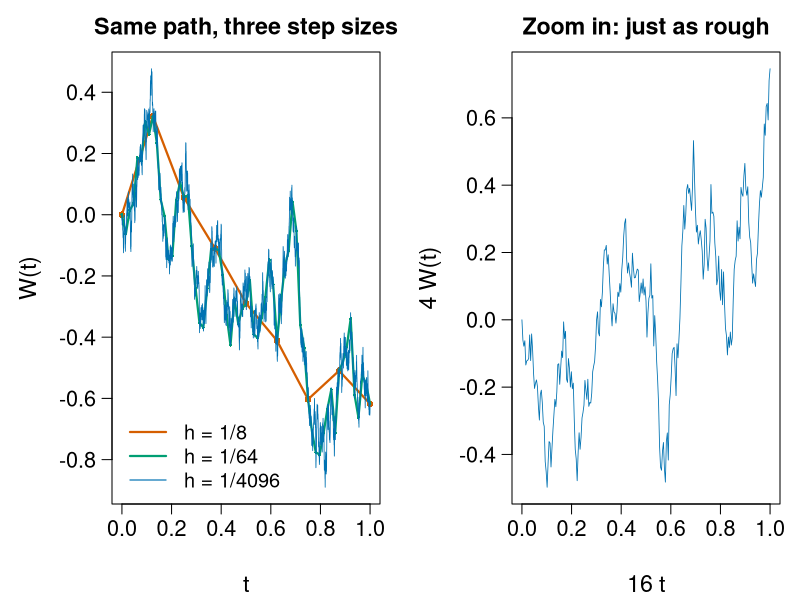
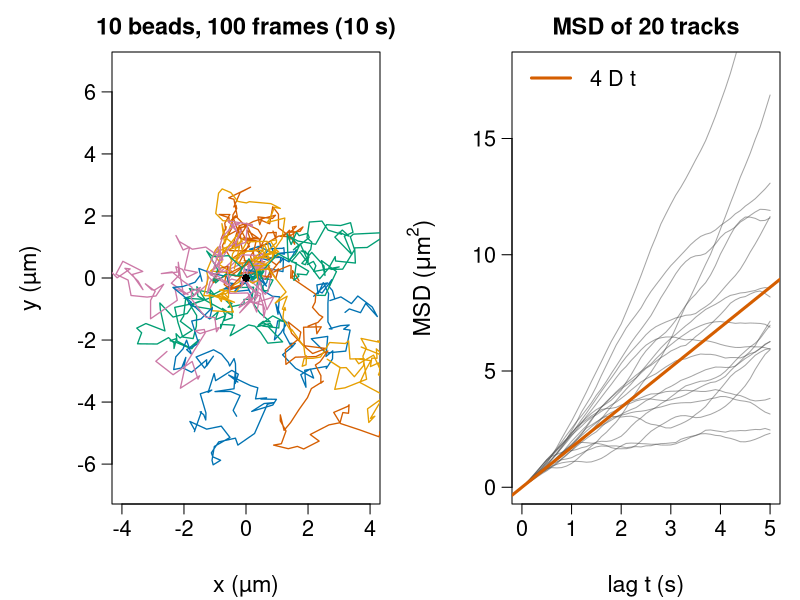
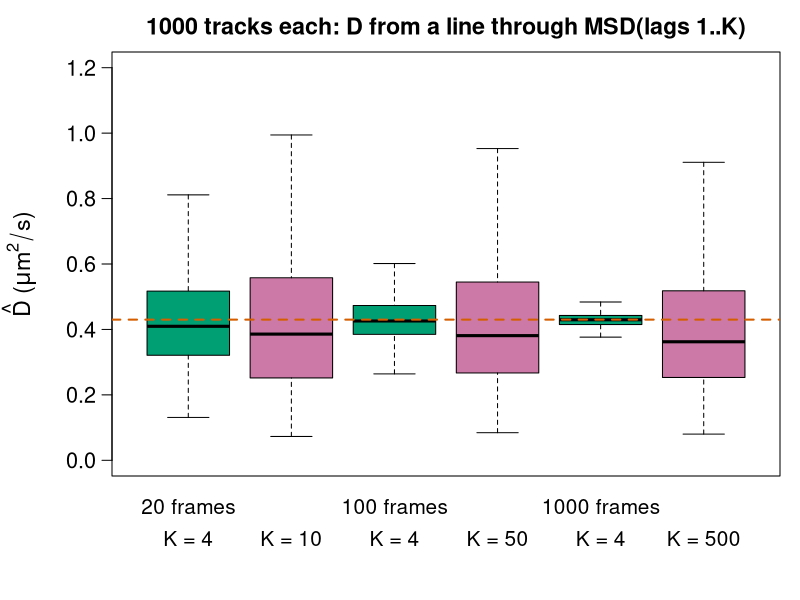
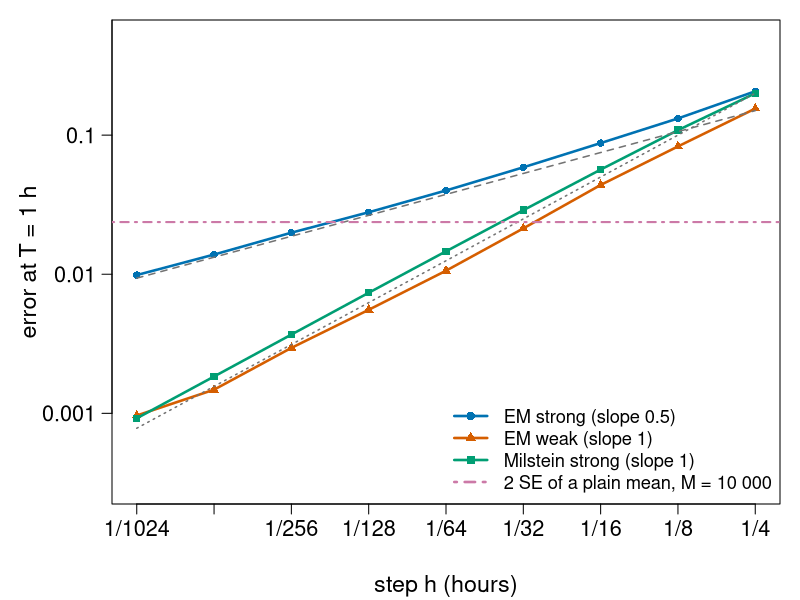
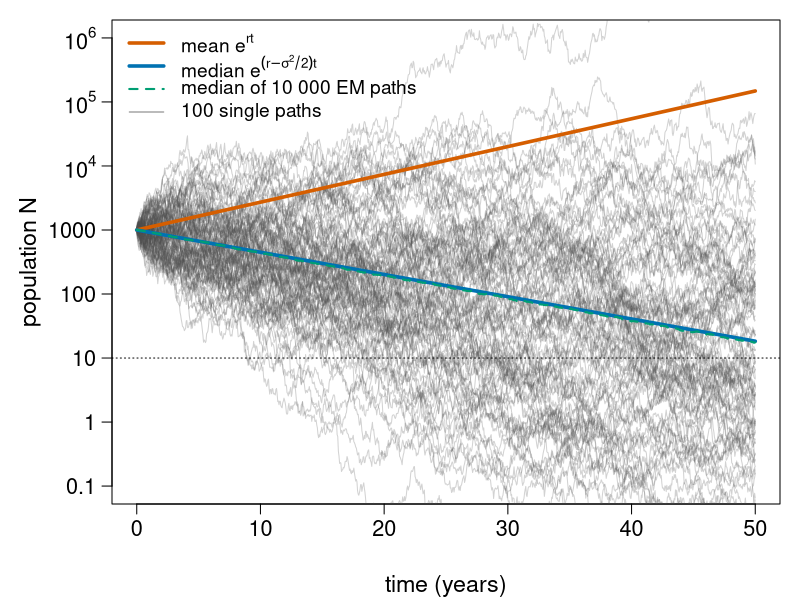
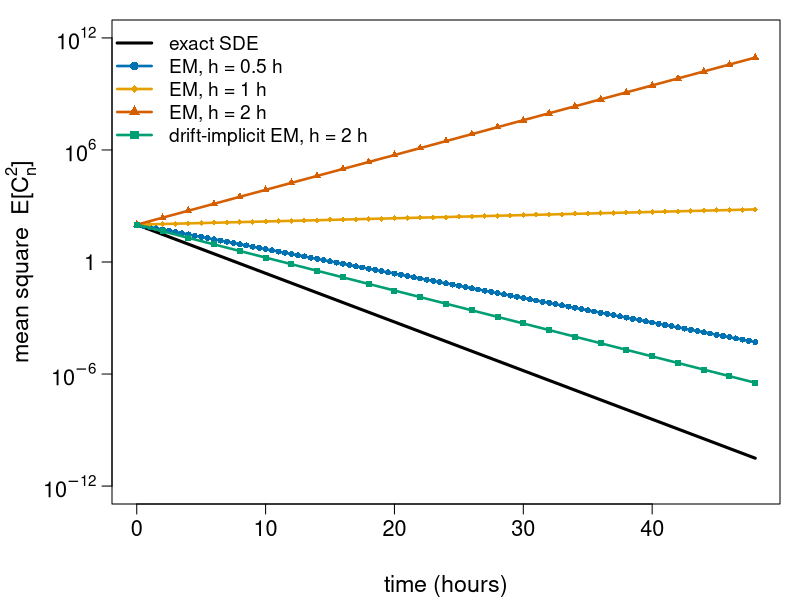
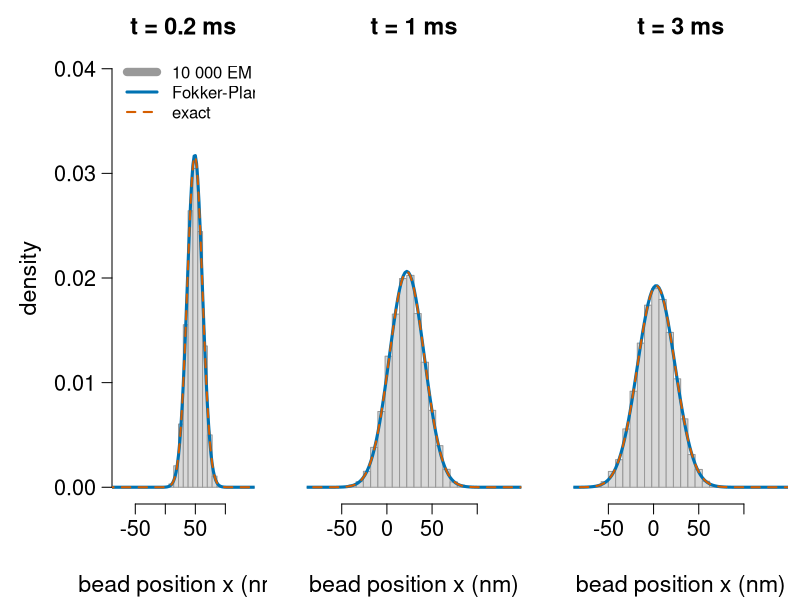

These charts were generated, in order, by the following R code:
# Figures for the sde/ unit ("Stochastic differential equations").
#
# Re-run by hand from this folder (it is NOT run by `quarto render`):
#   cd sde && Rscript make-sde-figs.R
#
# Base R graphics only; writes fig01-...svg to fig07-...svg (fig05 is PNG:
# many paths). Everything is computed here with the same models and numbers as
# on the slides. Takes about half a minute.

col_a   <- "#0072B2"   # blue
col_b   <- "#D55E00"   # vermillion
col_c   <- "#009E73"   # bluish green
col_d   <- "#CC79A7"   # reddish purple
col_e   <- "#E69F00"   # orange
col_ref <- "grey45"

fig <- function(file, w = 9, h = 5.2, expr, mfrow = c(1, 1)) {
  # PNG for figures with many points (keeps files small), SVG otherwise
  if (grepl("\\.png$", file)) png(file, width = w, height = h, units = "in", res = 150)
  else svg(file, width = w, height = h)
  par(mfrow = mfrow, mar = c(4.8, 5.6, 2.6, 1), las = 1, mgp = c(3.6, 0.8, 0),
      cex.lab = 1.4, cex.axis = 1.3, cex.main = 1.4)
  expr
  dev.off()
}

## ---- fig01: Brownian motion as the limit of a random walk --------------------

set.seed(3)
nf <- 2^12; hf <- 1 / nf
Wf <- c(0, cumsum(sqrt(hf) * rnorm(nf)))          # one fine path on [0, 1]
tf <- (0:nf) * hf
fig("fig01-random-walk.svg", w = 11, h = 4.8, mfrow = c(1, 2), {
  plot(tf, Wf, type = "n", xlab = "t", ylab = "W(t)", main = "Same path, three step sizes")
  for (R in c(512, 64)) {
    idx <- seq(1, nf + 1, by = R)
    lines(tf[idx], Wf[idx], col = if (R == 512) col_b else col_c, lwd = 2.2, type = "o",
          pch = 16, cex = if (R == 512) 0.9 else 0.4)
  }
  lines(tf, Wf, col = col_a, lwd = 0.8)
  legend("bottomleft", c("h = 1/8", "h = 1/64", "h = 1/4096"), col = c(col_b, col_c, col_a),
         lwd = c(2.2, 2.2, 1.2), bty = "n", cex = 1.2)
  # zoom: first 1/16 of the time, scaled by 4 in space, looks just as rough
  z <- 1:(nf / 16 + 1)
  plot(tf[z] * 16, Wf[z] * 4, type = "l", col = col_a, lwd = 0.8,
       xlab = "16 t", ylab = "4 W(t)", main = "Zoom in: just as rough")
})

## ---- bead tracks and MSD (slides "A bead in a microchannel", "D from the MSD") --

D <- 0.43; dt <- 0.1                               # µm^2/s, s per frame
track <- function(n, u = 0) {
  xy <- apply(matrix(rnorm(2 * n, sd = sqrt(2 * D * dt)), n), 2, cumsum)
  xy[, 1] <- xy[, 1] + u * dt * (1:n)
  xy
}
msd <- function(xy, K) sapply(1:K, function(k)
  mean(rowSums((xy[-(1:k), , drop = FALSE] - xy[1:(nrow(xy) - k), , drop = FALSE])^2)))
Dhat <- function(xy, K) { lag <- (1:K) * dt; unname(coef(lm(msd(xy, K) ~ 0 + lag)) / 4) }

set.seed(1)
tracks <- lapply(1:20, function(i) track(100))
fig("fig02-tracks.svg", w = 11, h = 5.0, mfrow = c(1, 2), {
  cols <- rep(c(col_a, col_b, col_c, col_d, col_e), 2)
  plot(NA, xlim = c(-4, 4), ylim = c(-4, 4), asp = 1, xlab = "x (µm)", ylab = "y (µm)",
       main = "10 beads, 100 frames (10 s)")
  for (i in 1:10) {
    xy <- rbind(0, tracks[[i]])
    lines(xy[, 1], xy[, 2], col = cols[i], lwd = 1.3)
    points(0, 0, pch = 16)
  }
  lag <- (1:50) * dt
  plot(NA, xlim = c(0, 5), ylim = c(0, 18), xlab = "lag t (s)",
       ylab = expression("MSD (" * mu * m^2 * ")"), main = "MSD of 20 tracks")
  for (i in 1:20) lines(lag, msd(tracks[[i]], 50), col = adjustcolor("grey30", 0.5))
  abline(0, 4 * D, col = col_b, lwd = 3)
  legend("topleft", "4 D t", col = col_b, lwd = 3, bty = "n", cex = 1.3)
})

set.seed(2)
cases <- list(c(20, 4), c(20, 10), c(100, 4), c(100, 50), c(1000, 4), c(1000, 500))
est <- lapply(cases, function(cs) replicate(1000, Dhat(track(cs[1]), cs[2])))
for (i in seq_along(cases))
  cat(sprintf("n %4d  lags 1..%-3d  mean %.3f  sd %.3f\n", cases[[i]][1], cases[[i]][2],
              mean(est[[i]]), sd(est[[i]])))
fig("fig03-msd-fit.svg", w = 10, h = 5.0, {
  par(mar = c(6.2, 5.6, 2.6, 1))
  boxplot(est, names = FALSE, xaxt = "n",
          col = rep(c(col_c, col_d), 3), outline = FALSE, ylim = c(0, 1.2),
          ylab = expression(hat(D) ~ "(" * mu * m^2 / s * ")"), xlab = "",
          main = "1000 tracks each: D from a line through MSD(lags 1..K)")
  axis(1, at = 1:6, tick = FALSE, line = 0.3, cex.axis = 1.25,
       labels = sapply(cases, function(cs) paste0(cs[1], " frames")))
  axis(1, at = 1:6, tick = FALSE, line = 1.9, cex.axis = 1.25,
       labels = sapply(cases, function(cs) paste0("K = ", cs[2])))
  abline(h = D, col = col_b, lwd = 2, lty = 2)
})

## ---- fig04: strong and weak error of EM and Milstein on GBM ------------------

r <- 0.8; s <- 0.5; N0 <- 1; T <- 1
set.seed(1); M <- 10000; nf <- 2^10; hf <- T / nf
dWf <- matrix(sqrt(hf) * rnorm(nf * M), nf)
NT <- N0 * exp((r - s^2 / 2) * T + s * colSums(dWf))
step <- function(dW, h, milstein = FALSE) {
  N <- rep(N0, ncol(dW))
  for (i in 1:nrow(dW)) N <- N + r * N * h + s * N * dW[i, ] +
    if (milstein) 0.5 * s^2 * N * (dW[i, ]^2 - h) else 0
  N
}
Rs <- 2^(0:8); hs <- Rs * hf
err <- t(sapply(Rs, function(R) {
  dW <- rowsum(dWf, rep(1:(nf / R), each = R))
  Ne <- step(dW, R * hf); Nm <- step(dW, R * hf, TRUE)
  c(strong = mean(abs(Ne - NT)), weak = abs(mean(Ne - NT)), mil = mean(abs(Nm - NT)))
}))
print(cbind(h = hs, err))
cat("slopes:", coef(lm(log10(err[, "strong"]) ~ log10(hs)))[2],
    coef(lm(log10(err[, "weak"]) ~ log10(hs)))[2], coef(lm(log10(err[, "mil"]) ~ log10(hs)))[2], "\n")
fig("fig04-convergence.svg", w = 8.5, h = 5.4, {
  par(mar = c(4.8, 5.6, 1, 1))
  plot(hs, err[, "strong"], log = "xy", type = "o", pch = 16, lwd = 2.5, col = col_a,
       ylim = c(3e-4, 0.5), xlab = "step h (hours)", ylab = "error at T = 1 h", xaxt = "n", yaxt = "n")
  axis(1, at = 2^-(10:2), labels = paste0("1/", 2^(10:2)))
  axis(2, at = 10^(-3:0), labels = c("0.001", "0.01", "0.1", "1"))
  lines(hs, err[, "weak"], type = "o", pch = 17, lwd = 2.5, col = col_b)
  lines(hs, err[, "mil"], type = "o", pch = 15, lwd = 2.5, col = col_c)
  lines(hs, 0.3 * sqrt(hs), lty = 2, col = col_ref, lwd = 1.5)
  lines(hs, 0.8 * hs, lty = 3, col = col_ref, lwd = 1.5)
  abline(h = 2 * 1.186 / sqrt(M), col = col_d, lty = 4, lwd = 2)
  legend("bottomright", c("EM strong (slope 0.5)", "EM weak (slope 1)", "Milstein strong (slope 1)",
                          "2 SE of a plain mean, M = 10 000"),
         col = c(col_a, col_b, col_c, col_d), lwd = 2.5, pch = c(16, 17, 15, NA), lty = c(1, 1, 1, 4),
         bty = "n", cex = 1.1)
})
rm(dWf)

## ---- fig05: GBM, mean vs median (Ito) -----------------------------------------

r <- 0.1; s <- 0.6; N0 <- 1000; h <- 0.05; Tg <- 50
set.seed(1); P <- 10000; nst <- Tg / h
N <- matrix(0, nst + 1, 100); Nall <- rep(N0, P); N[1, ] <- N0
med <- numeric(nst + 1); med[1] <- N0; low <- numeric(nst + 1)
for (i in 1:nst) {
  Nall <- Nall + r * Nall * h + s * Nall * sqrt(h) * rnorm(P)
  N[i + 1, ] <- Nall[1:100]; med[i + 1] <- median(Nall); low[i + 1] <- mean(Nall < 10)
}
tg <- (0:nst) * h
cat("GBM: median(50) =", med[nst + 1], " P(N(50) < 10) =", low[nst + 1], "\n")
fig("fig05-gbm.png", w = 9, h = 5.2, {
  par(mar = c(4.8, 5.6, 1, 1))
  matplot(tg, pmax(N, 1e-3), type = "l", lty = 1, log = "y", col = adjustcolor("grey30", 0.25),
          xlab = "time (years)", ylab = "population N", ylim = c(1e-1, 1e6), yaxt = "n")
  axis(2, at = 10^(-1:6), labels = c("0.1", "1", "10", "100", "1000", expression(10^4),
                                     expression(10^5), expression(10^6)))
  lines(tg, N0 * exp(r * tg), col = col_b, lwd = 3.5)
  lines(tg, N0 * exp((r - s^2 / 2) * tg), col = col_a, lwd = 3.5)
  lines(tg, med, col = col_c, lwd = 2, lty = 2)
  abline(h = 10, lty = 3)
  legend("topleft", c(expression("mean " * e^{r * t}), expression("median " * e^{(r - sigma^2/2) * t}),
                      "median of 10 000 EM paths", "100 single paths"),
         col = c(col_b, col_a, col_c, "grey50"), lwd = c(3.5, 3.5, 2, 1), lty = c(1, 1, 2, 1),
         bty = "n", cex = 1.15)
})

## ---- fig06: mean-square stability, EM vs drift-implicit EM ---------------------

k <- 0.8; mu <- 1; C0 <- 10; Th <- 48
fig("fig06-ms-stability.svg", w = 9, h = 5.2, {
  par(mar = c(4.8, 5.6, 1, 1))
  # E[C_n^2] of each method follows from its one-step factor (exercise B5)
  plot(NA, xlim = c(0, Th), ylim = c(1e-12, 1e12), log = "y", xlab = "time (hours)",
       ylab = expression("mean square  E[" * C[n]^2 * "]"), yaxt = "n")
  axis(2, at = 10^seq(-12, 12, 6), labels = c(expression(10^-12), expression(10^-6), "1",
                                              expression(10^6), expression(10^12)))
  meth <- function(h, implicit, col, pch) {
    fac <- if (implicit) (1 + mu^2 * h) / (1 + k * h)^2 else (1 - k * h)^2 + mu^2 * h
    tt <- (0:(Th / h)) * h
    lines(tt, C0^2 * fac^(tt / h), col = col, lwd = 2.5, type = "o", pch = pch, cex = 0.8)
  }
  tt <- seq(0, Th, 0.5)
  lines(tt, C0^2 * exp((-2 * k + mu^2) * tt), lwd = 3)
  meth(0.5, FALSE, col_a, 16); meth(1, FALSE, col_e, 18); meth(2, FALSE, col_b, 17)
  meth(2, TRUE, col_c, 15)
  legend("topleft", c("exact SDE", "EM, h = 0.5 h", "EM, h = 1 h", "EM, h = 2 h",
                      "drift-implicit EM, h = 2 h"),
         col = c("black", col_a, col_e, col_b, col_c), lwd = c(3, 2.5, 2.5, 2.5, 2.5),
         pch = c(NA, 16, 18, 17, 15), bty = "n", cex = 1.15)
})

## ---- fig07: Fokker-Planck PDE vs histogram of EM paths --------------------------

theta <- 1; D <- 430; sigma <- sqrt(2 * D)
dx <- 2; x <- seq(-100, 160, by = dx); xf <- x[-1] - dx / 2; u <- -theta * xf
dtp <- 0.002; p <- dnorm(x, 60, 5)
set.seed(1); X <- rnorm(10000, 60, 5); hE <- 0.01
snap <- c(0.2, 1, 3); Pk <- list(); Xk <- list(); tnow <- 0
for (j in seq_along(snap)) {
  while (tnow < snap[j] - 1e-9) {
    for (q in 1:round(hE / dtp)) {
      F <- u * (head(p, -1) + p[-1]) / 2 - D * diff(p) / dx
      p <- p - dtp / dx * (c(F, 0) - c(0, F))
    }
    X <- X - theta * X * hE + sigma * sqrt(hE) * rnorm(10000)
    tnow <- tnow + hE
  }
  Pk[[j]] <- p; Xk[[j]] <- X
}
fig("fig07-fokker-planck.svg", w = 11, h = 4.8, mfrow = c(1, 3), {
  par(cex = 1)
  for (j in seq_along(snap)) {
    par(mar = c(4.8, if (j == 1) 5.6 else 2, 2.6, 0.6))
    hh <- hist(Xk[[j]], breaks = seq(-130, 190, 8), plot = FALSE)
    plot(hh, freq = FALSE, col = "grey85", border = "grey60", xlim = c(-80, 140), ylim = c(0, 0.04),
         main = paste0("t = ", snap[j], " ms"), xlab = "bead position x (nm)",
         ylab = if (j == 1) "density" else "", yaxt = if (j == 1) "s" else "n")
    lines(x, Pk[[j]], col = col_a, lwd = 3)
    ex_m <- 60 * exp(-theta * snap[j])
    ex_v <- D / theta * (1 - exp(-2 * theta * snap[j])) + 25 * exp(-2 * theta * snap[j])
    lines(x, dnorm(x, ex_m, sqrt(ex_v)), col = col_b, lwd = 2, lty = 2)
    if (j == 1) legend("topleft", c("10 000 EM paths", "Fokker-Planck PDE", "exact"),
                       col = c("grey60", col_a, col_b), lwd = c(8, 3, 2), lty = c(1, 1, 2),
                       bty = "n", cex = 1.0)
  }
})
